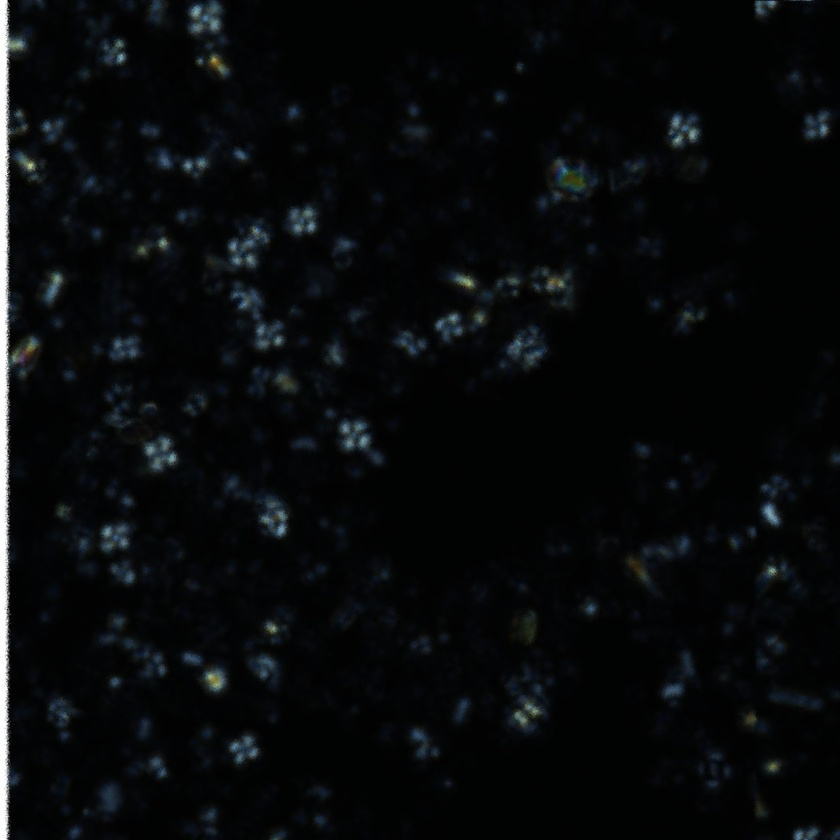
#> input picture src/images/subimagem_0_0.jpg, 840 x 840 px, shrunk from 2000 x 2000 before the run
$ jupyter execute sobel.ipynb   (older library calls are emulated)
#> lines starting #> are read from the running program, lines starting #| are printed output that depends on the picture; after the words box and inside, x2 and y2 are one past the last pixel; in counts of white or black regions, pixels touching at a corner belong together
<h1 align="center">Método Sobel</h1>

<p align = "justify"> &emsp; O operador Sobel é uma técnica comum em processamento de imagem usada para detecção de bordas. Ele destaca as regiões de alta variação de intensidade em uma imagem, o que geralmente corresponde a bordas ou transições abruptas de intensidade de pixel. </p>

<h3>Teoria:</h3>

<p align = "justify"> &emsp; O operador Sobel é baseado na convolução da imagem original com kernels Sobel, que são pequenas máscaras (ou filtros) usadas para calcular as derivadas de primeira ordem em diferentes direções.</p>

```bash
#kernels

Sobel X:
[ -1  0  1 ]
[ -2  0  2 ]
[ -1  0  1 ]

Sobel Y:
[  1  2  1 ]
[  0  0  0 ]
[ -1 -2 -1 ]
```

<h3>Aplicações:</h3>

- **Detecção de Bordas:** <p align="justify"> O principal uso do operador Sobel é na detecção de bordas em imagens, o que é útil em várias tarefas de visão computacional e processamento de imagem, como segmentação de objetos e reconhecimento de padrões.</p>

- **Realce de Características:** <p align="justify"> Ele pode ser utilizado para realçar características importantes em imagens, destacando regiões de alta variação de intensidade.</p>

- **Pré-processamento de Imagem:** <p align="justify"> O operador Sobel é comumente aplicado como parte de um pipeline de pré-processamento de imagem para melhorar a qualidade dos dados antes de realizar análises mais avançadas.</p>

[Mais informações](https://learnopencv.com/segformer-fine-tuning-for-lane-detection/)
[Mais informações sobre detecção de linhas](https://learnopencv.com/segformer-fine-tuning-for-lane-detection/)

<h3>Casos de Uso:</h3>

 - **Visão Computacional:** <p align="justify"> Detecção de bordas para reconhecimento de objetos em imagens.</p>

 - **Processamento de Imagens Médicas:** <p align="justify"> Identificação de estruturas anatômicas em imagens médicas, como detectar bordas de órgãos em exames de ultrassom.</p>

 - **Robótica:** <p align="justify"> Localização de bordas em imagens de câmeras para navegação de robôs móveis.</p>

<h3>Diferenciais:</h3>

- **Simplicidade:** <p align="justify"> O operador Sobel é fácil de entender e implementar, tornando-o uma escolha popular para muitas aplicações de processamento de imagem.</P>

- **Eficiência:** <p align="justify"> Apesar de sua simplicidade, o operador Sobel é computacionalmente eficiente e pode ser aplicado em tempo real em muitas situações.</P>

<h3>Exemplo oficial opencv</h3>

[cell 1]
import cv2

# Carregar imagem
image = cv2.imread('../images/subimagem_0_0.jpg')
#> image is the input picture: shape (840, 840, 3); mean B, G, R 11.2, 10.1, 8

#  FONTE: https://learnopencv.com/edge-detection-using-opencv/
cv2.imshow('Original', image)
cv2.waitKey(0)

# Convert to graycsale
image_gray = cv2.cvtColor(image, cv2.COLOR_BGR2GRAY)
cv2.destroyAllWindows()

<p align="justify">Após a leitura da imagem, também a desfocamos, utilizando a GaussianBlur()função.
    Isso é feito para reduzir o ruído na imagem. Na detecção de bordas, as derivadas
    numéricas das intensidades dos pixels devem ser calculadas, e isso normalmente
    resulta em bordas “ruidosas”. Em outras palavras, a intensidade dos pixels
    vizinhos em uma imagem (especialmente perto das bordas) pode flutuar bastante,
    dando origem a bordas que não representam a estrutura de borda predominante
    que procuramos. O desfoque suaviza a variação de intensidade próxima às bordas, facilitando a identificação da estrutura de borda predominante na imagem. </p>

[cell 2]
# Blur the image for better edge detection
image_blur = cv2.GaussianBlur(image_gray, (3,3), 0)

[cell 3]
# Sobel Edge Detection
sobelx = cv2.Sobel(src=image_blur, ddepth=cv2.CV_64F, dx=1, dy=0, ksize=5) # Sobel Edge Detection on the X axis
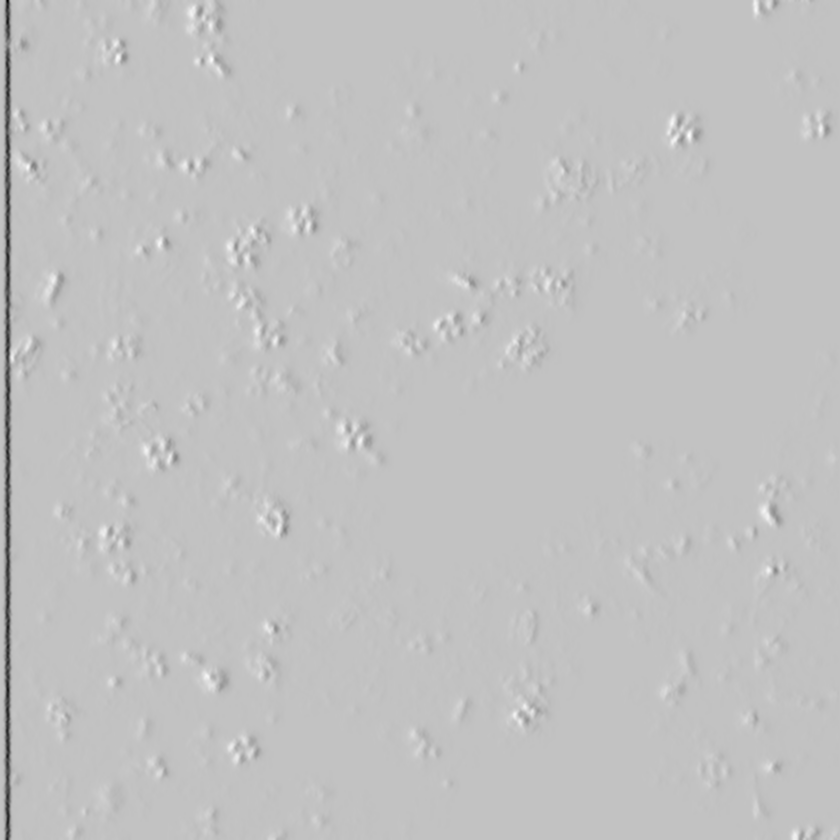
#> sobelx: shape (840, 840) float64; min -9676, max 3038, mean -38.1; drawn with min black and max white
sobely = cv2.Sobel(src=image_blur, ddepth=cv2.CV_64F, dx=0, dy=1, ksize=5) # Sobel Edge Detection on the Y axis
sobelxy = cv2.Sobel(src=image_blur, ddepth=cv2.CV_64F, dx=1, dy=1, ksize=5) # Combined X and Y Sobel Edge Detection
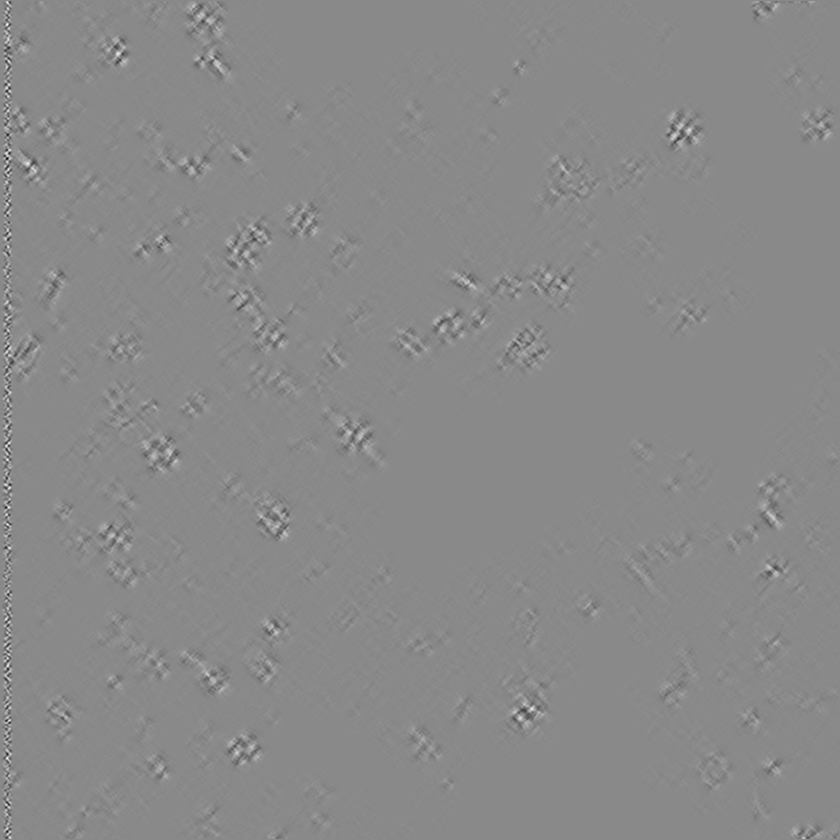
#> sobelxy: shape (840, 840) float64; min -654, max 558, mean 0; drawn with min black and max white
# Display Sobel Edge Detection Images
cv2.imshow('Sobel X', sobelx)
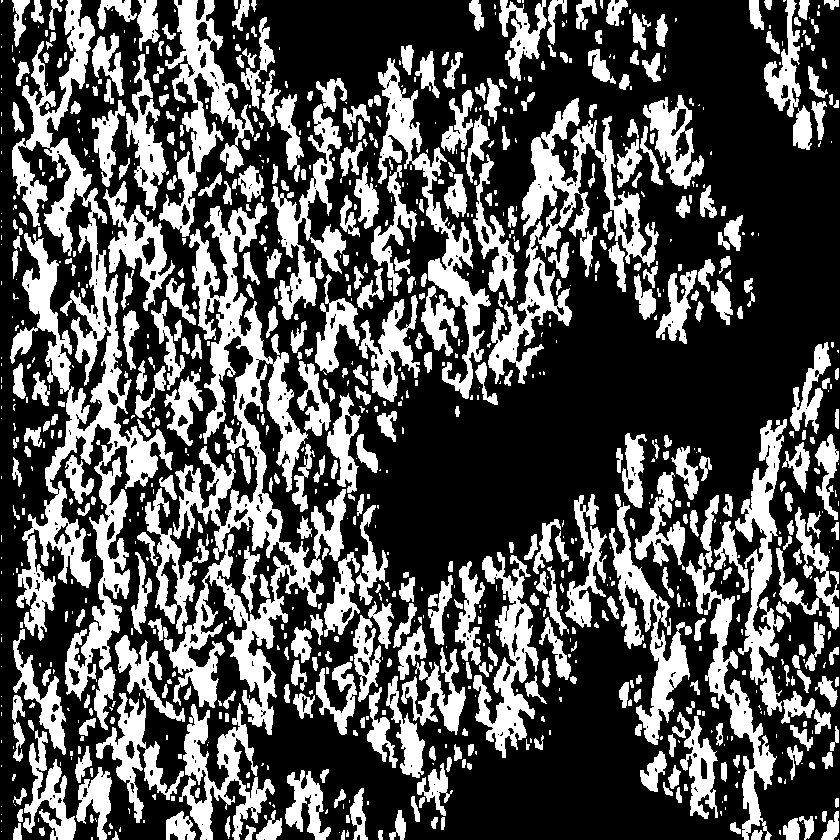
#> window 'Sobel X': shape (840, 840); 33.5% white; 991 white regions (494 under 20 px), largest, box (x1, y1, x2, y2) and area: (10, 0, 173, 730) 28035, (164, 203, 346, 735) 24044, (488, 98, 659, 384) 10487
cv2.waitKey(0)
cv2.imshow('Sobel Y', sobely)
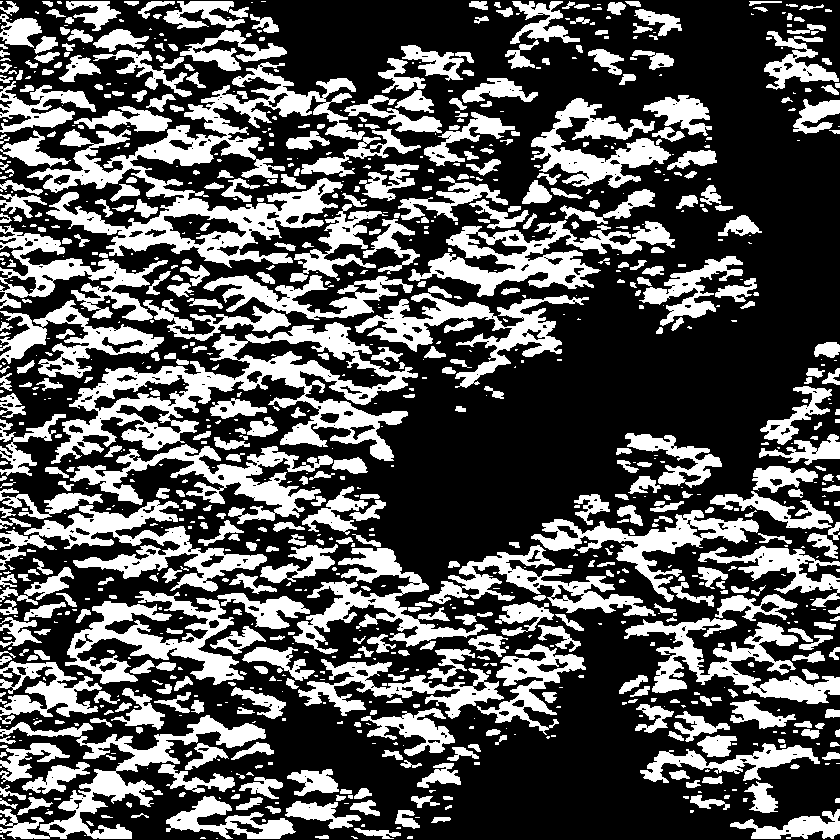
#> window 'Sobel Y': shape (840, 840); 34.2% white; 1022 white regions (492 under 20 px), largest, box (x1, y1, x2, y2) and area: (27, 62, 365, 268) 18225, (51, 322, 418, 464) 15274, (0, 500, 267, 592) 7182
cv2.waitKey(0)
cv2.imshow('Sobel X Y using Sobel() function', sobelxy)
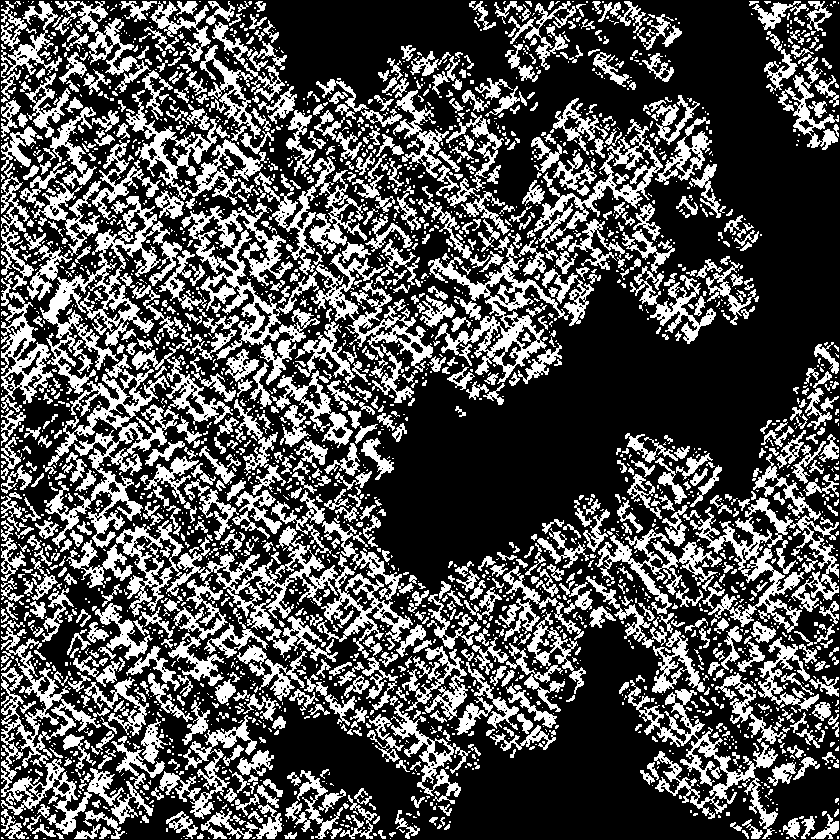
#> window 'Sobel X Y using Sobel() functi': shape (840, 840); 32.2% white; 3216 white regions (2286 under 20 px), largest, box (x1, y1, x2, y2) and area: (116, 520, 413, 662) 9171, (44, 328, 233, 548) 8235, (40, 196, 182, 394) 6437
cv2.waitKey(0)
cv2.destroyAllWindows()

[cell 4]
# Canny Edge Detection
edges = cv2.Canny(image=image_blur, threshold1=100, threshold2=200) # Canny Edge Detection
#> edges: shape (840, 840); 0.38% white in thin lines or dots
imagem_bordas = cv2.bitwise_and(image, image, mask=edges)

# Display Canny Edge Detection Image
cv2.imshow('Canny Edge Detection', imagem_bordas)
cv2.waitKey(0)
cv2.destroyAllWindows()

<h3>Exemplo Magnitude do Gradiente:</h3>

[cell 5]
import numpy as np

# Aplicar o operador Sobel para calcular gradientes em x e y
gradiente_x = cv2.Sobel(image, cv2.CV_64F, 1, 0, ksize=3)
gradiente_y = cv2.Sobel(image, cv2.CV_64F, 0, 1, ksize=3)

# Calcular a magnitude do gradiente
magnitude_gradiente = np.sqrt(gradiente_x**2 + gradiente_y**2)

# Exibir imagens resultantes
cv2.imshow('Imagem Original', image)
cv2.imshow('Magnitude do Gradiente', magnitude_gradiente.astype(np.uint8))
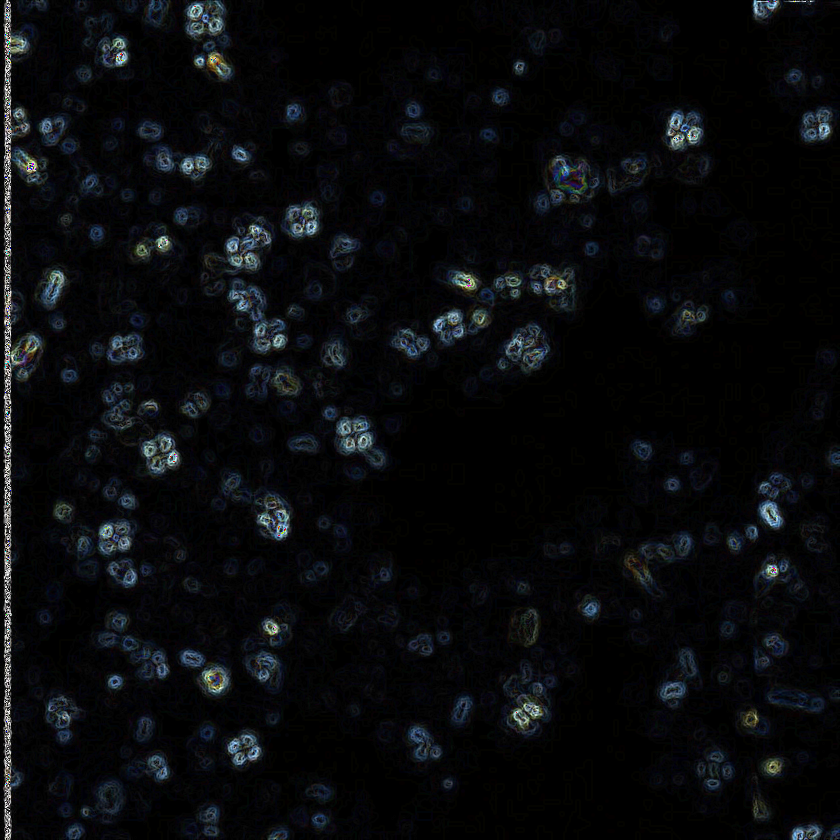
#> window 'Magnitude do Gradiente': shape (840, 840, 3); mean B, G, R 12.1, 10.2, 8.8
cv2.waitKey(0)
cv2.destroyAllWindows()

$ run again, with src/images/image.jpg copied over src/images/subimagem_0_0.jpg
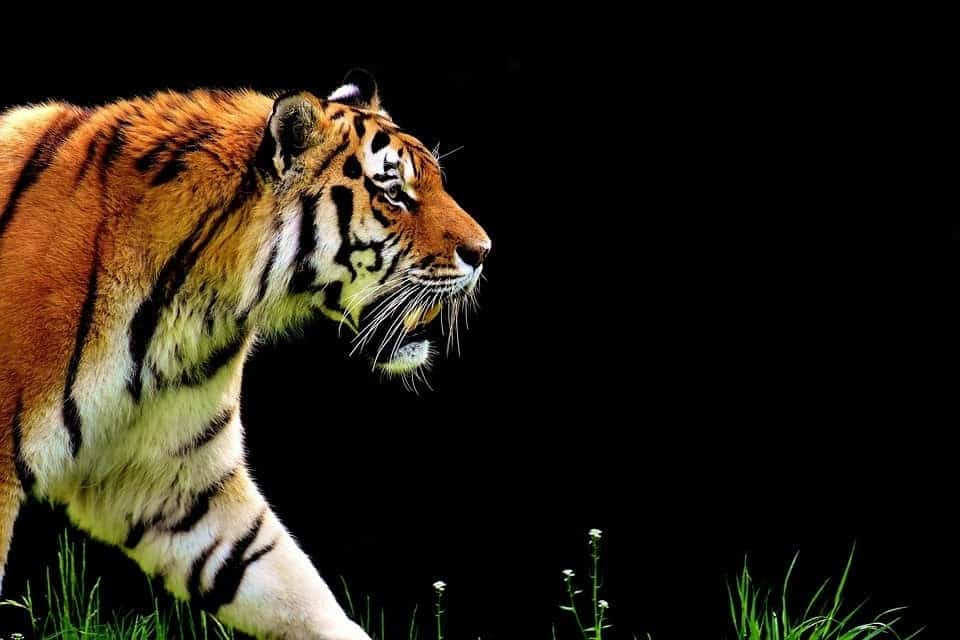
#> input picture src/images/image.jpg, 960 x 640 px
#> image is the input picture: shape (640, 960, 3); mean B, G, R 21.1, 32.3, 39.7
#> `cv2.imshow('Sobel X', sobelx)`:
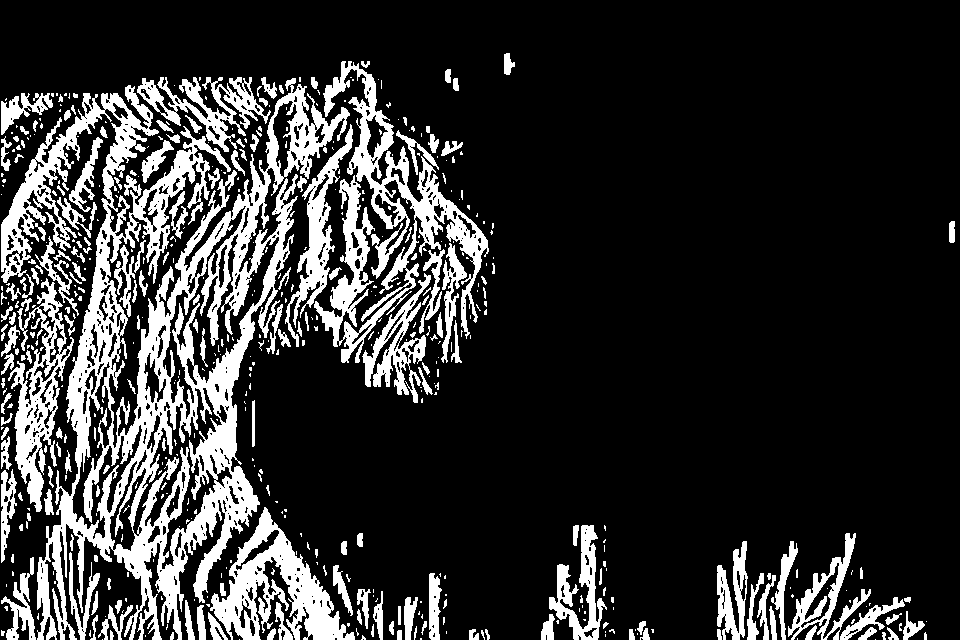
#> window 'Sobel X': shape (640, 960); 19.2% white; 522 white regions (329 under 20 px), largest, box (x1, y1, x2, y2) and area: (1, 78, 350, 640) 52568, (314, 61, 489, 363) 12566, (210, 507, 355, 640) 7157
#> edges: shape (640, 960); 4.8% white in thin lines or dots, all inside (x1, y1, x2, y2) = (0, 80, 925, 640)
#> `cv2.imshow('Magnitude do Gradiente', magnitude_gradiente.astype(np.uin..`:
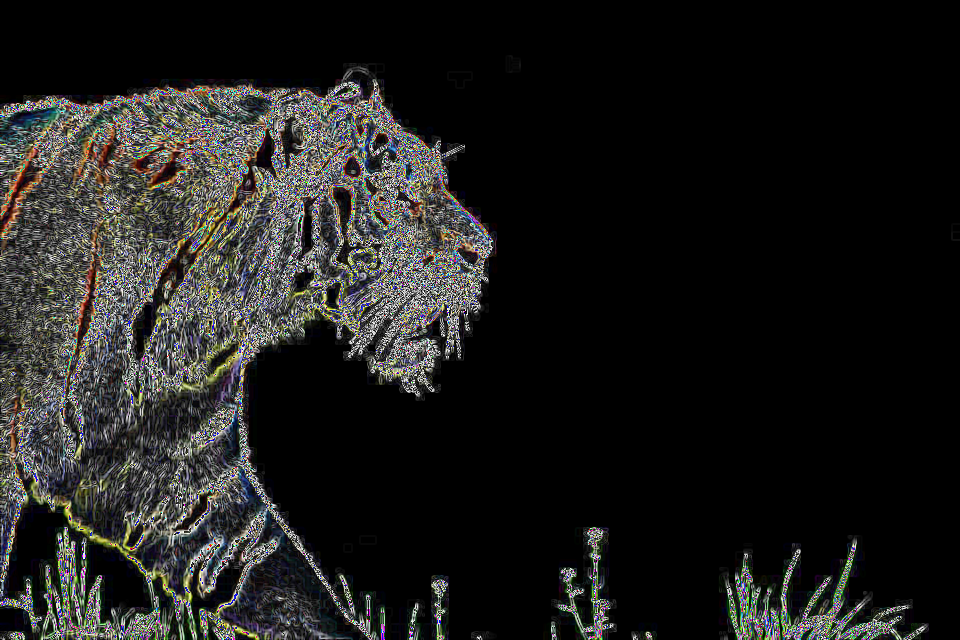
#> window 'Magnitude do Gradiente': shape (640, 960, 3); mean B, G, R 28.8, 30.4, 30.5
